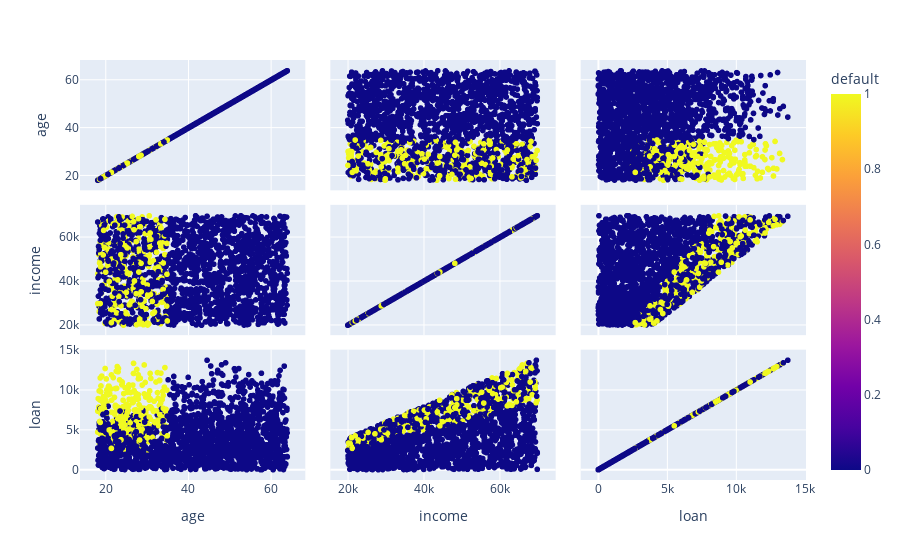

Notebook source saved alongside this figure:
### Code cell
# criação de grafico dinâmico utilizando plotly.express
grafico = px.scatter_matrix(data_credit, dimensions=['age', 'income', 'loan'], color='default') # dispersão. A COR FOI APLICADA EM DEFAULT PAR ANÁLISAR QUEM PAGA E QUEM NÃO PAGA
grafico.show()

### Figure 1 — Plotly figure (JSON) as saved in the notebook; plotly's stock layout.template omitted (floating-point values rounded to 4 significant figures; data arrays with more than 128 entries replaced by an {"elided": "..."} marker saying what was removed)
{"data": [{"dimensions": [{"axis": {"matches": true}, "label": "age", "values": {"elided": "2000 float values"}}, {"axis": {"matches": true}, "label": "income", "values": {"elided": "2000 float values"}}, {"axis": {"matches": true}, "label": "loan", "values": {"elided": "2000 float values"}}], "hovertemplate": "%{xaxis.title.text}=%{x}<br>%{yaxis.title.text}=%{y}<br>default=%{marker.color}<extra></extra>", "legendgroup": "", "marker": {"color": {"elided": "2000 int values"}, "coloraxis": "coloraxis", "symbol": "circle"}, "name": "", "showlegend": false, "type": "splom"}], "layout": {"autosize": true, "coloraxis": {"colorbar": {"title": {"text": "default"}}, "colorscale": [[0, "#0d0887"], [0.1111, "#46039f"], [0.2222, "#7201a8"], [0.3333, "#9c179e"], [0.4444, "#bd3786"], [0.5556, "#d8576b"], [0.6667, "#ed7953"], [0.7778, "#fb9f3a"], [0.8889, "#fdca26"], [1, "#f0f921"]]}, "dragmode": "select", "legend": {"tracegroupgap": 0}, "margin": {"t": 60}, "xaxis": {"autorange": true, "range": [11.96, 70.07], "type": "linear"}, "xaxis2": {"autorange": true, "range": [13380.0, 76630.0], "type": "linear"}, "xaxis3": {"autorange": true, "range": [-1826.0, 15590.0], "type": "linear"}, "yaxis": {"autorange": true, "range": [11.96, 70.07], "type": "linear"}, "yaxis2": {"autorange": true, "range": [13380.0, 76630.0], "type": "linear"}, "yaxis3": {"autorange": true, "range": [-1826.0, 15590.0], "type": "linear"}}}
